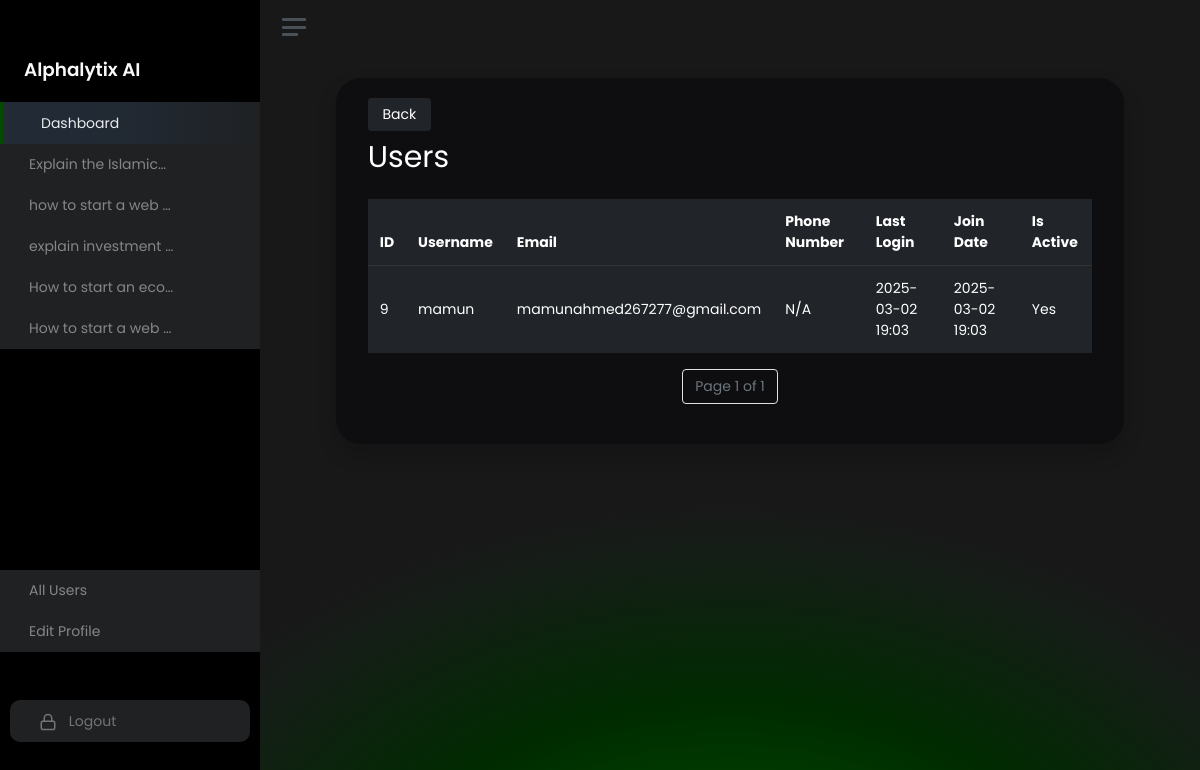
The page /users/ (signed in) on the database its author committed.
### chatbot/models.py (models this page shows, shortened)
class ChatHistory(models.Model):
    id = models.AutoField(primary_key=True)
    user = models.ForeignKey(CustomUser, on_delete=models.CASCADE)  # Linking to your custom user model
    prompt = models.TextField(null=True, blank=True)
    response = models.TextField(null=True, blank=True)
    model_name = models.CharField(max_length=100, null=True, blank=True)
    created_at = models.DateTimeField(auto_now_add=True)
    updated_at = models.DateTimeField(auto_now=True)
    class Meta:
        ordering = ['-created_at']

### accounts/models.py (models this page shows)
class CustomUser(AbstractUser):
    phone_number = models.CharField(max_length=15, blank=True, null=True)
    email_confirmation = models.BooleanField(default=False)

### accounts/views.py (the view)
# urls.py: path("users/", users_view, name="users"),
@login_required
@user_passes_test(is_admin)
def users_view(request):
    users = CustomUser.objects.exclude(id=request.user.id)  # Exclude logged-in admin
    paginator = Paginator(users, 1)  # Show 10 users per page
    page_number = request.GET.get("page")
    page_users = paginator.get_page(page_number)
    return render(request, "accounts/users.html", {"users": page_users})

### accounts/views.py (called while the page is built)
def is_admin(user):
    return user.is_authenticated and user.is_staff

### chatbot/context_processors.py (called while the page is built)
def chat_history_processor(request):
    if request.user.is_authenticated:
        chat_history = ChatHistory.objects.filter(user=request.user).order_by('-created_at')[:5]
    else:
        chat_history = []
    return {'chat_history_menu': chat_history}

### templates/accounts/users.html (shortened to what this page needs)
{% extends "base.html" %}
{% load static %}
{% block content %}
			<main class="content">
                <div class="container-fluid p-0 h-100 d-flex align-items-center flex-column">
                    <div id="single-chat-container" class="row" style="max-width: 90%;">
                        <div class="d-flex justify-content-between mb-2">
                            <a href="/dashboard/" class="btn btn-dark">Back</a>
                        </div>
                        <h3>Users</h3>
                        <div class="single-chat-response mt-3">
                            <div>
                                <table class="table table-dark">
                                    <thead>
                                        <tr>
                                            <th>ID</th>
                                            <th>Username</th>
                                            <th>Email</th>
                                            <th>Phone Number</th>
                                            <th>Last Login</th>
                                            <th>Join Date</th>
                                            <th>Is Active</th>
                                        </tr>
                                    </thead>
                                    <tbody>
                                        {% for user in users %}
                                        <tr>
                                            <td>{{ user.id }}</td>
                                            <td>{{ user.username }}</td>
                                            <td>{{ user.email }}</td>
                                            <td>{{ user.phone_number|default:"N/A" }}</td>
                                            <td>{{ user.last_login|date:"Y-m-d H:i" }}</td>
                                            <td>{{ user.date_joined|date:"Y-m-d H:i" }}</td>
                                            <td>{{ user.is_active|yesno:"Yes,No" }}</td>
                                        </tr>
                                        {% endfor %}
                                    </tbody>
                                </table>
                            </div>
                            <nav aria-label="User pagination">
                                <ul class="pagination justify-content-center">
                                    <li class="page-item disabled">
                                        <span class="page-link">Page {{ users.number }} of {{ users.paginator.num_pages }}</span>
                                    </li>
                                </ul>
                            </nav>
                        </div>
				</div>
			</div>
			</main>
		</div>
	</div>
{% endblock %}

### templates/base.html (shortened to what this page needs)
{% load static %}
<!DOCTYPE html>
<html lang="en">
<head>
    <link href="https://cdn.jsdelivr.net/npm/bootstrap-multiselect@0.9.15/dist/css/bootstrap-multiselect.css" rel="stylesheet" />
    <link rel="stylesheet" href="https://cdn.jsdelivr.net/npm/bootstrap@4.0.0/dist/css/bootstrap.min.css">
    <link rel="stylesheet" href="{% static 'css/bootstrap-multiselect.css' %}" type="text/css">
    <link href="{% static 'css/app.css' %}" rel="stylesheet">
	<link href="{% static 'css/main.css' %}" rel="stylesheet">
</head>
<body>
	<div class="wrapper">
		<nav id="sidebar" class="sidebar js-sidebar">
			<div class="sidebar-content js-simplebar">
				<a class="sidebar-brand text-center">
                    <a class="sidebar-brand" href="">
                        <span class="align-middle">Alphalytix AI</span>
                    </a>
                </a>
                <div class="h-100 d-flex flex-column justify-content-between">
                    <ul class="sidebar-nav">
                        <li class="sidebar-item active">
                            <a class="sidebar-link" href="{% url 'dashboard' %}">
                                 <span class="align-middle">Dashboard</span>
                            </a>
                        </li>
                        <ul class="sidebar-nav" id="chat-history-menu">
                            {% for chat in chat_history_menu %}
                                <li>
                                    <a class="sidebar-link" href="{% url 'chat_detail' chat.id %}">{{ chat.prompt|truncatechars:20 }}</a>
                                </li>
                            {% empty %}
                                <li>No chat history available</li>
                            {% endfor %}
                        </ul>
                    </ul>
                    <div class="pb-5">
                        <ul class="sidebar-nav">
                            {% if user.is_authenticated and user.is_staff %}
                                <li class="nav-item">
                                    <a class="sidebar-link" href="{% url 'users' %}">All Users</a>
                                </li>
                            {% endif %}
                            <li class="sidebar-item">
                                <a class="sidebar-link" href="{% url 'edit_profile' %}">Edit Profile</a>
                            </li>
                            <li class="sidebar-item mt-5">
                                <a class="sidebar-link logout-link" href="{% url 'logout' %}">
                                    <span class="align-middle">Logout</span>
                                </a>
                            </li>
                        </ul>
                    </div>
                </div>
			</div>
		</nav>
		<div class="main">
			<nav class="navbar navbar-expand">
				<a class="sidebar-toggle js-sidebar-toggle">
                    <i class="hamburger align-self-center"></i>
                </a>
			</nav>
            {% block content %}{% endblock %}
    </body>
</html>

### static/css/main.css (style rules this page uses)
:root { --black-color: #000000; --secondary-dark-color: #181818; --dark-color: #0e0e10; --grey-color: #1f2123; --green-color: #034b01; --light-green-color: #77c058; --gradient-bg: linear-gradient(to right, #034b01, #77c058); }
body { font-family: "Poppins", serif !important; font-style: normal; padding: 0 !important; margin: 0 !important; background-color: var(--secondary-dark-color) !important; }
main.content { background-color: #000; background: radial-gradient(70.2% 60% at 50% 120%, #0f6606 0%, rgba(0, 87, 0, 1) 5.02%, rgb(0, 43, 0) 55%, rgba(12, 46, 22, 0.19467) 90.88%, rgba(13, 13, 13, 0) 100%); height: 100vh; }
.sidebar-link, a.sidebar-link { background-color: var(--grey-color) !important; }
.sidebar-content { background-color: #000; }
.sidebar-item.active .sidebar-link:hover, .sidebar-item.active>.sidebar-link { border-color: var(--green-color); }
.sidebar-link.logout-link { background-color: #252728; margin: 10px; border-radius: 10px; color: #747474; }
.sidebar-link.logout-link svg { stroke: #747474; }
#single-chat-container { background-color: var(--dark-color); border-radius: 25px; box-shadow: 0 10px 20px rgba(0, 0, 0, 0.2); padding: 1.25rem; max-height: 85vh; overflow-y: auto; }
#single-chat-container h3 { color: #fff; font-size: 30px; }
#single-chat-container .single-chat-response p, #single-chat-container .single-chat-response ul, #single-chat-container .single-chat-response ol { color: rgba(233,236,239,.5); margin: 0; margin-bottom: 20px; }
#single-chat-container .single-chat-response table th { border: none; border-bottom: 1px solid #333; }
#single-chat-container .single-chat-response table td { border: none !important; }
.page-item .page-link, .page-item.disabled .page-link { background-color: var(--dark-color); }
.page-item .page-link { color: var(--light-green-color); }

### rows shown on the page
ChatHistory: prompt "Explain the Islamic…"
ChatHistory: prompt "how to start a web …"
ChatHistory: prompt "explain investment …"
ChatHistory: prompt "How to start an eco…"
ChatHistory: prompt "How to start a web …"
CustomUser: id "9", username "mamun", email "mamunahmed267277@gmail.com", phone_number "N/A", last_login "2025-03-02 19:03", date_joined "2025-03-02 19:03", is_active "Yes"

### other values the page prints
{{ users.number }} "1"
{{ users.paginator.num_pages }} "1"
